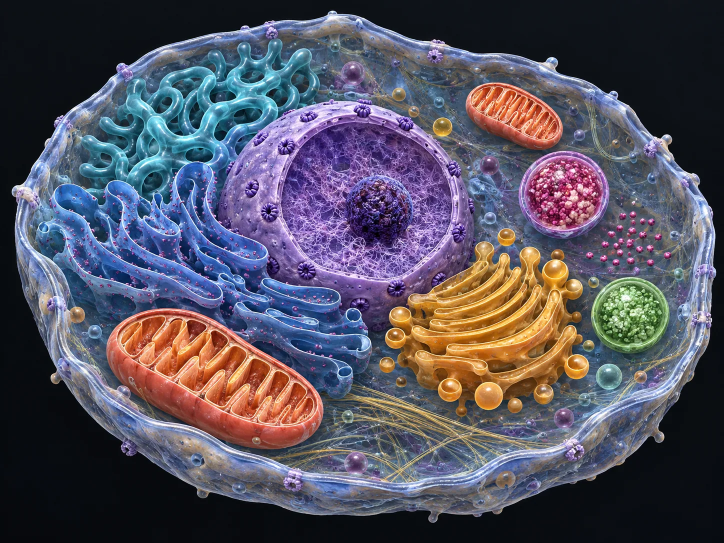
#> input picture dist/cell-atlas-v2.webp, 1448 x 1086 px (shown at 1/2 size)
$ python make-cell-card-art.py
#> lines starting #> are read from the running program, lines starting #| are printed output that depends on the picture
#!/usr/bin/env python3
"""Мініатюра картки «Клітини та органели» у каталозі напрямів: квадратний кадр із головної картини сторінки «Клітина людини».

Картка напряму в каталозі показує головну картину своєї сторінки (так само, як «М'язи та тренування» показують muscle-lab-art-v1.webp).
Для клітини це dist/cell-atlas-v2.webp (1448 × 1086, художня 3D-ілюстрація клітини з органелами всередині). Малюнок не змінюється й не
перефарбовується: береться квадратний кадр навколо ядра (ядро, ендоплазматична сітка, мітохондрія, апарат Гольджі, лізосома, пероксисома),
стискається до 240 × 240 (80 CSS-пікселів × 3 для екранів телефона) і зберігається в WebP. Фон картини графітовий, не бірюзовий, тому
палітрових копій (-cosmic) не потрібно: у каталозі одна <img> для обох палітр, як і на самій сторінці «Клітина людини».

Допоміжний інструмент автора: потрібен Pillow. Збірка сайту його не запускає, а результат (WebP) закомічено в dist.
Запуск з кореня репозиторію: python3 scripts/make-cell-card-art.py
"""
from pathlib import Path

from PIL import Image

DIST = Path(__file__).resolve().parents[1] / 'dist'
SOURCE = 'cell-atlas-v2.webp'
OUTPUT = 'cell-atlas-card-v1.webp'
# Квадрат 1086 × 1086 зі зсувом 200 px від лівого краю: ядро посередині, обидва краї оболонки лишаються поза кадром.
CROP = (200, 0, 1286, 1086)
SIZE = 240
QUALITY = 82  # файл лишається легким (<40 КБ, перевіряє tests/catalog-cell-picture.test.mjs)


def main():
    with Image.open(DIST / SOURCE) as source:
#> source is the input picture: PIL image 1448x1086 RGB; mean R, G, B 84.7, 81.1, 95
        frame = source.convert('RGB').crop(CROP).resize((SIZE, SIZE), Image.LANCZOS)
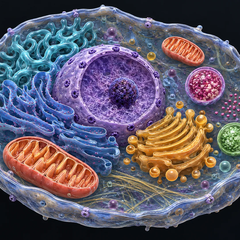
#> frame: PIL image 240x240 RGB; mean R, G, B 97.1, 90, 104.7
    target = DIST / OUTPUT
    frame.save(target, 'WEBP', quality=QUALITY, method=6)
    print(f'{OUTPUT}: {SIZE}x{SIZE}, {target.stat().st_size} байт (кадр {CROP} із {SOURCE})')


if __name__ == '__main__':
    main()

$ run again, with dist/atlas-shoulder.webp copied over dist/cell-atlas-v2.webp
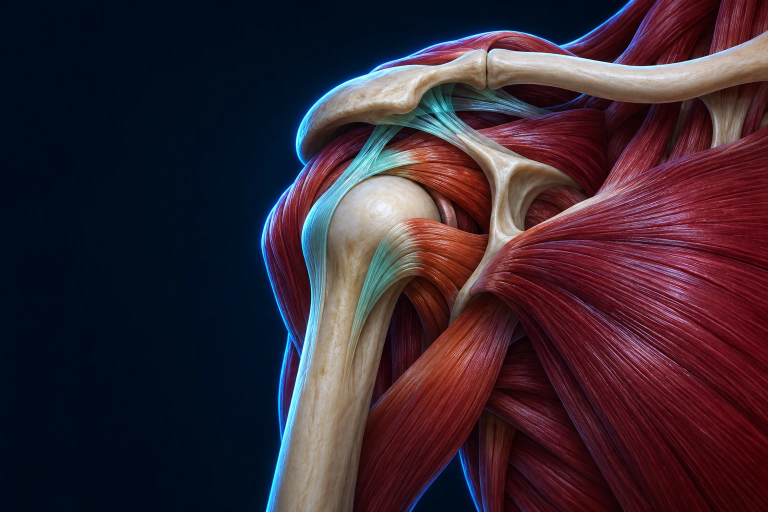
#> input picture dist/atlas-shoulder.webp, 1536 x 1024 px (shown at 1/2 size)
#> in main, source is the input picture: PIL image 1536x1024 RGB; mean R, G, B 57.6, 39.4, 50.1
#> in main, `frame = source.convert('RGB').crop(CROP).resize((SIZE, SIZE), Image.LA..`:
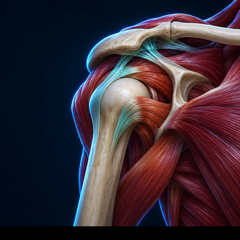
#> frame: PIL image 240x240 RGB; mean R, G, B 56, 43.3, 53
